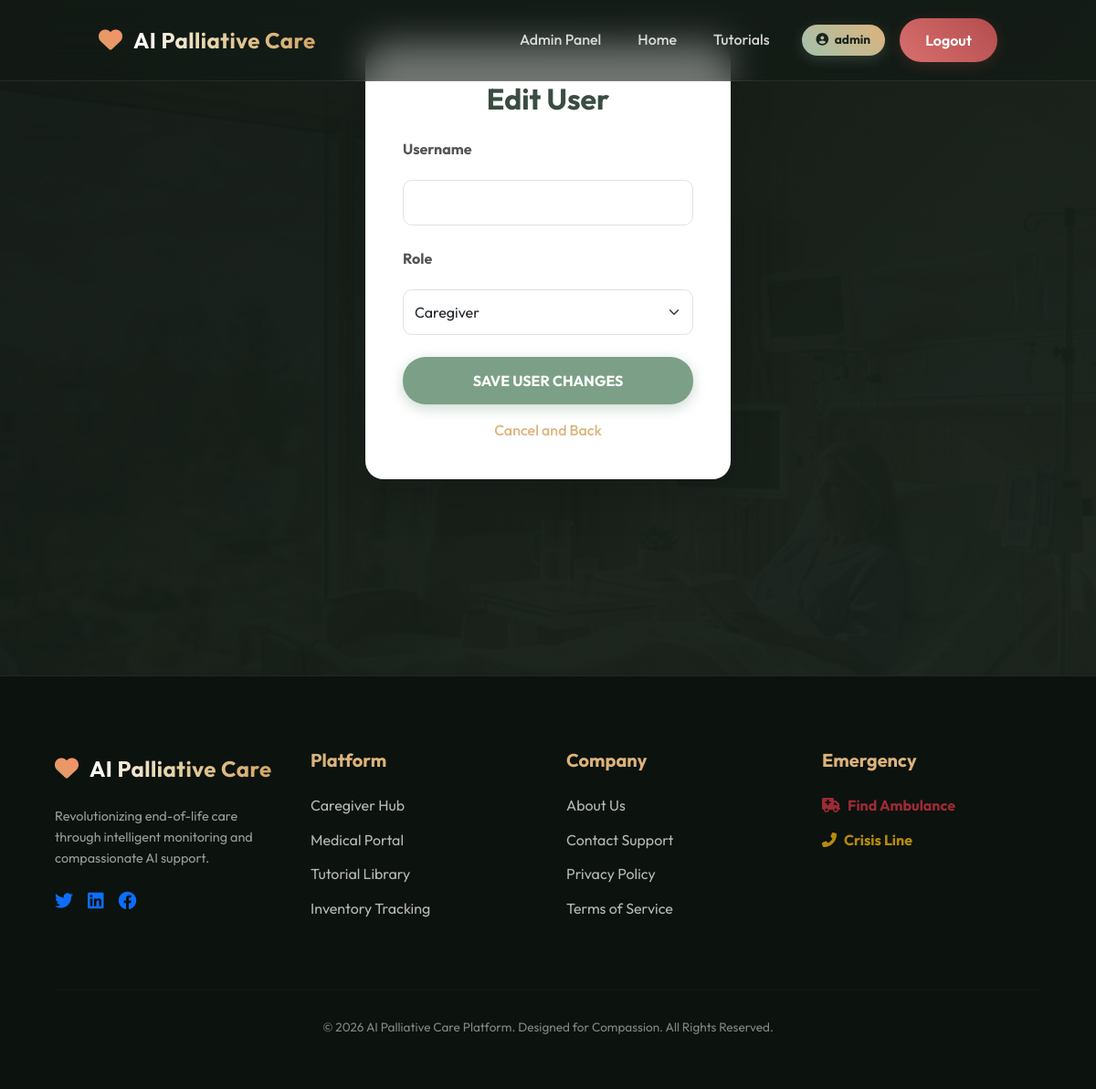
The app's page /edit_user/6 (signed in), older data.
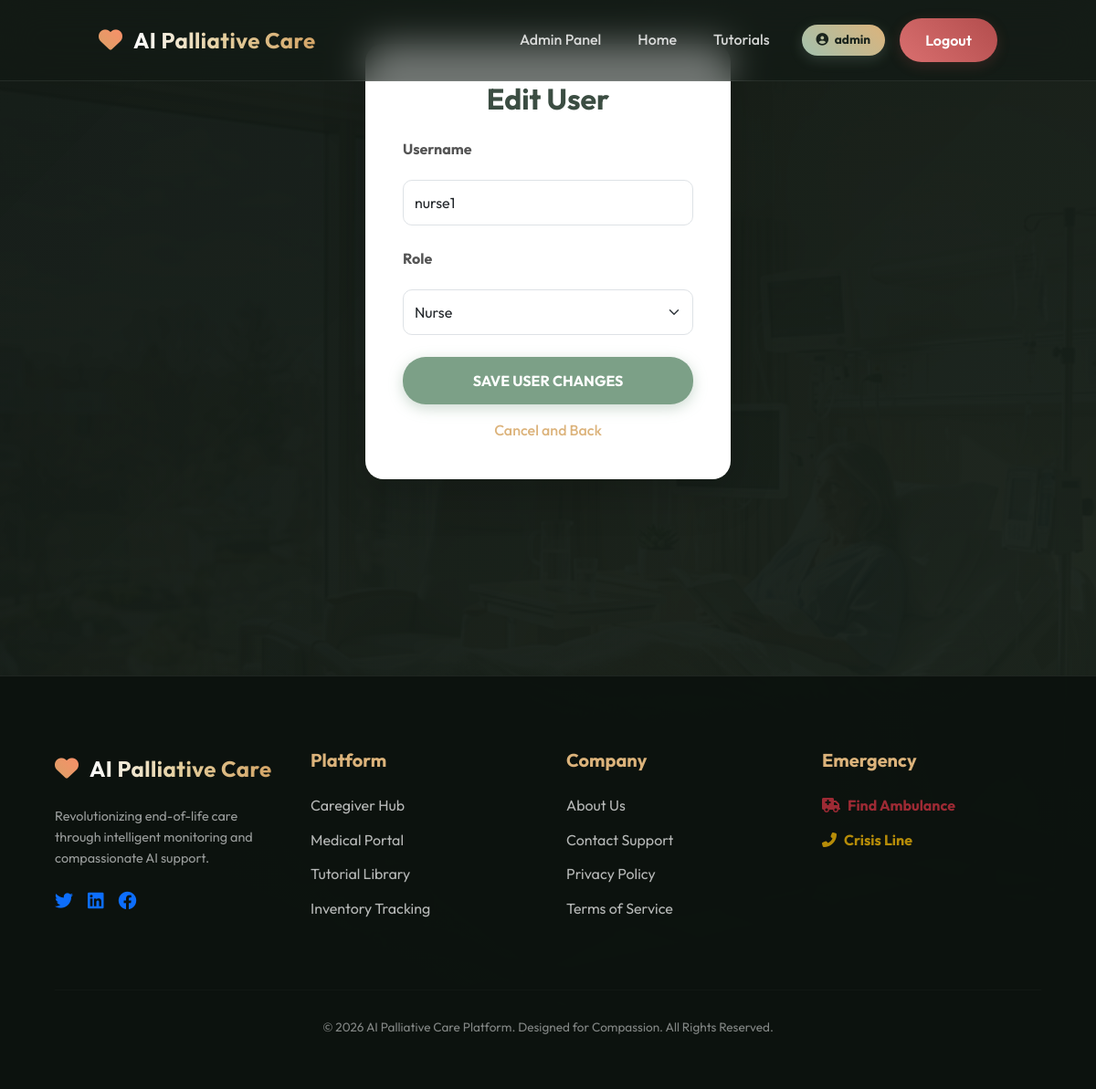
The same page, newer data.
### tables this page shows
CREATE TABLE users(
        id INTEGER PRIMARY KEY AUTOINCREMENT,
        username TEXT UNIQUE,
        password TEXT,
        role TEXT,
        status TEXT DEFAULT 'Available'
    );

### app.py (the view, shortened to what this page needs)
@app.route("/edit_user/<int:id>", methods=["GET", "POST"])
def edit_user(id):
    if session.get("role") != "admin":
        return redirect("/login")
    conn = get_db()
    user = conn.execute("SELECT * FROM users WHERE id=?", (id,)).fetchone()
    return render_template("edit_user.html", user=user)

### app.py (called while the page is built)
@app.after_request
def add_header(response):
    response.cache_control.no_store = True
    response.cache_control.no_cache = True
    response.cache_control.must_revalidate = True
    response.cache_control.max_age = 0
    return response

def get_db():
    if 'db' not in g:
        g.db = sqlite3.connect(DB, timeout=20)
        g.db.row_factory = sqlite3.Row
        g.db.execute("PRAGMA journal_mode=WAL")
    return g.db

### templates/edit_user.html (shortened to what this page needs)
{% extends "base.html" %}
{% block content %}
<div class="container py-5">
    <div class="form-box shadow-lg" style="border-radius: 20px; width: 400px; background: white; padding: 40px; margin: auto;">
        <h2 class="fw-bold mb-4 text-center" style="color: #3b4d42;">Edit User</h2>
        <form action="/edit_user/{{ user.id }}" method="POST">
            <div class="mb-4 text-start">
                <label class="form-label fw-bold" style="color: #555;">Username</label>
                <input type="text" name="username" class="form-control" value="{{ user.username }}" required style="border-radius: 10px; padding: 12px;">
            </div>
            <div class="mb-4 text-start">
                <label class="form-label fw-bold" style="color: #555;">Role</label>
                <select name="role" class="form-select" required style="border-radius: 10px; padding: 12px;">
                    <option value="caregiver" {% if user.role == 'caregiver' %}selected{% endif %}>Caregiver</option>
                    <option value="nurse" {% if user.role == 'nurse' %}selected{% endif %}>Nurse</option>
                </select>
            </div>
            <button type="submit" class="btn w-100" style="background: #7ca087; color: white; border-radius: 25px; padding: 14px; font-weight: bold; font-size: 16px; border: none; box-shadow: 0 4px 15px rgba(124, 160, 135, 0.4);">
                SAVE USER CHANGES
            </button>
            <div class="text-center mt-3">
                <a href="/manage_users" class="link" style="color: #dcb37b; font-weight: 500; text-decoration: none;">Cancel and Back</a>
            </div>
        </form>
    </div>
</div>
{% endblock %}

Row changes from the older to the newer data that the page shows:
added users: username "nurse1", role "Nurse"
Text that changed along with them:
form field role: "Caregiver" → (not shown)
